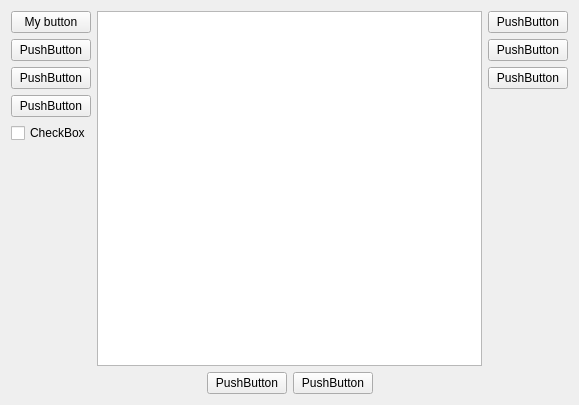
<?xml version="1.0" encoding="UTF-8"?>
<ui version="4.0">
 <class>Form</class>
 <widget class="QWidget" name="Form">
  <property name="geometry">
   <rect>
    <x>0</x>
    <y>0</y>
    <width>579</width>
    <height>405</height>
   </rect>
  </property>
  <property name="windowTitle">
   <string>Form</string>
  </property>
  <layout class="QVBoxLayout" name="verticalLayout_4">
   <item>
    <layout class="QVBoxLayout" name="verticalLayout_3">
     <item>
      <layout class="QHBoxLayout" name="horizontalLayout_2">
       <item>
        <layout class="QVBoxLayout" name="verticalLayout">
         <item>
          <widget class="QPushButton" name="push_button">
           <property name="text">
            <string>My button</string>
           </property>
          </widget>
         </item>
         <item>
          <widget class="QPushButton" name="pushButton_2">
           <property name="text">
            <string>PushButton</string>
           </property>
          </widget>
         </item>
         <item>
          <widget class="QPushButton" name="pushButton_3">
           <property name="text">
            <string>PushButton</string>
           </property>
          </widget>
         </item>
         <item>
          <widget class="QPushButton" name="pushButton">
           <property name="text">
            <string>PushButton</string>
           </property>
          </widget>
         </item>
         <item>
          <widget class="QCheckBox" name="checkBox">
           <property name="text">
            <string>CheckBox</string>
           </property>
          </widget>
         </item>
         <item>
          <spacer name="verticalSpacer">
           <property name="orientation">
            <enum>Qt::Vertical</enum>
           </property>
           <property name="sizeHint" stdset="0">
            <size>
             <width>20</width>
             <height>40</height>
            </size>
           </property>
          </spacer>
         </item>
        </layout>
       </item>
       <item>
        <widget class="QTextBrowser" name="textBrowser"/>
       </item>
       <item>
        <layout class="QVBoxLayout" name="verticalLayout_2">
         <item>
          <widget class="QPushButton" name="pushButton_4">
           <property name="text">
            <string>PushButton</string>
           </property>
          </widget>
         </item>
         <item>
          <widget class="QPushButton" name="pushButton_5">
           <property name="text">
            <string>PushButton</string>
           </property>
          </widget>
         </item>
         <item>
          <widget class="QPushButton" name="pushButton_6">
           <property name="text">
            <string>PushButton</string>
           </property>
          </widget>
         </item>
         <item>
          <spacer name="verticalSpacer_2">
           <property name="orientation">
            <enum>Qt::Vertical</enum>
           </property>
           <property name="sizeHint" stdset="0">
            <size>
             <width>20</width>
             <height>40</height>
            </size>
           </property>
          </spacer>
         </item>
        </layout>
       </item>
      </layout>
     </item>
     <item>
      <layout class="QHBoxLayout" name="horizontalLayout">
       <item>
        <spacer name="horizontalSpacer">
         <property name="orientation">
          <enum>Qt::Horizontal</enum>
         </property>
         <property name="sizeHint" stdset="0">
          <size>
           <width>40</width>
           <height>20</height>
          </size>
         </property>
        </spacer>
       </item>
       <item>
        <widget class="QPushButton" name="pushButton_7">
         <property name="text">
          <string>PushButton</string>
         </property>
        </widget>
       </item>
       <item>
        <widget class="QPushButton" name="pushButton_8">
         <property name="text">
          <string>PushButton</string>
         </property>
        </widget>
       </item>
       <item>
        <spacer name="horizontalSpacer_2">
         <property name="orientation">
          <enum>Qt::Horizontal</enum>
         </property>
         <property name="sizeHint" stdset="0">
          <size>
           <width>40</width>
           <height>20</height>
          </size>
         </property>
        </spacer>
       </item>
      </layout>
     </item>
    </layout>
   </item>
  </layout>
 </widget>
 <resources/>
 <connections/>
</ui>
